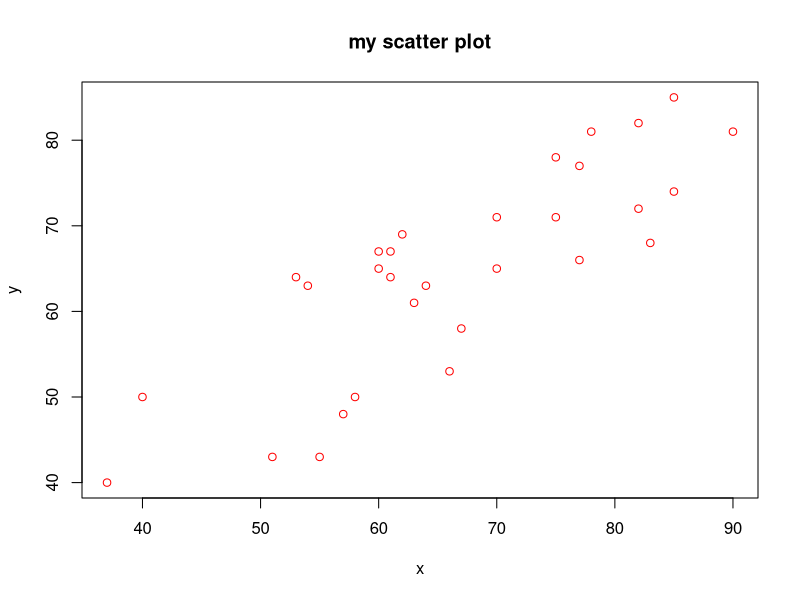
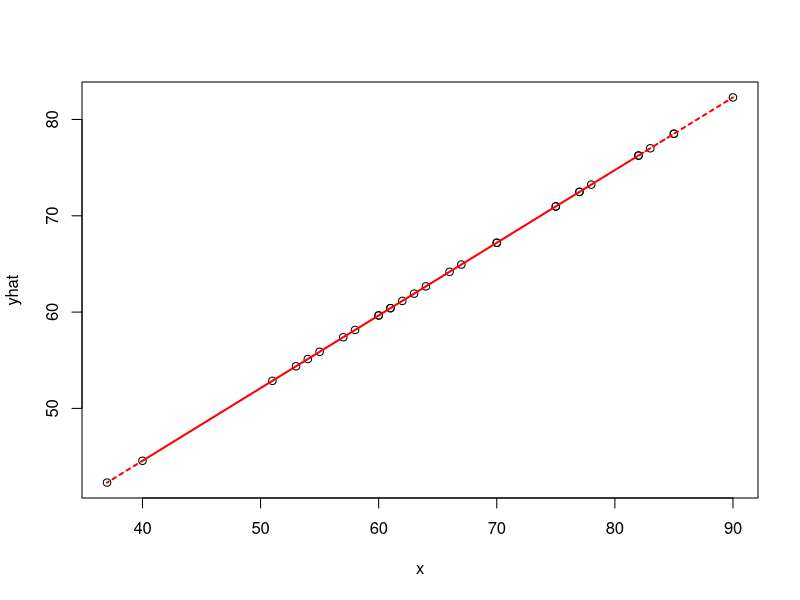
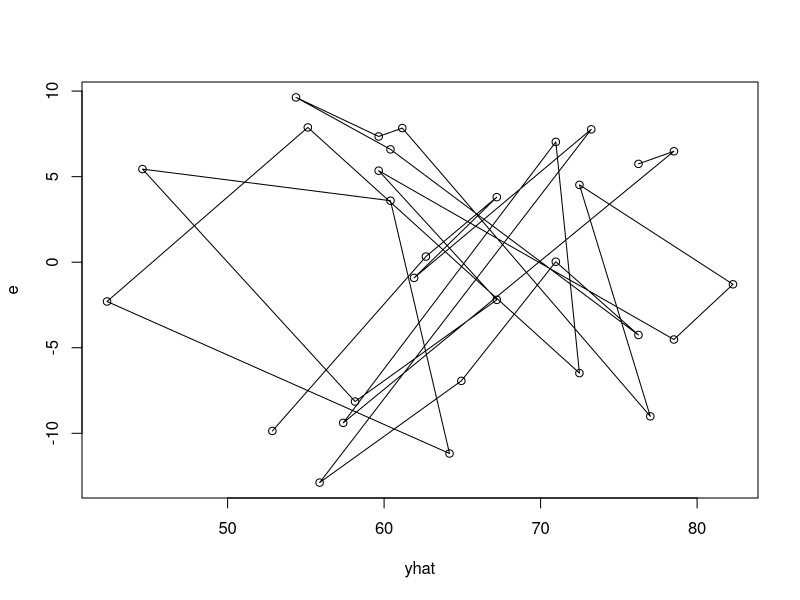
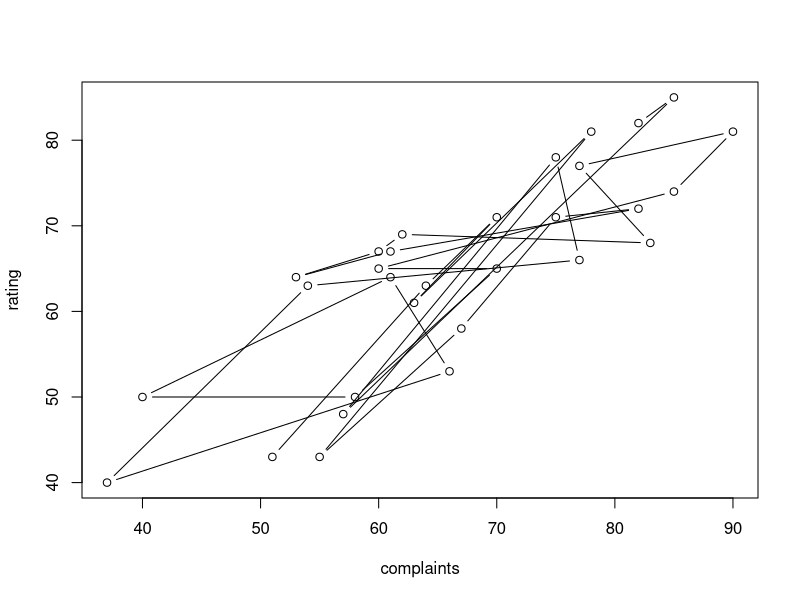
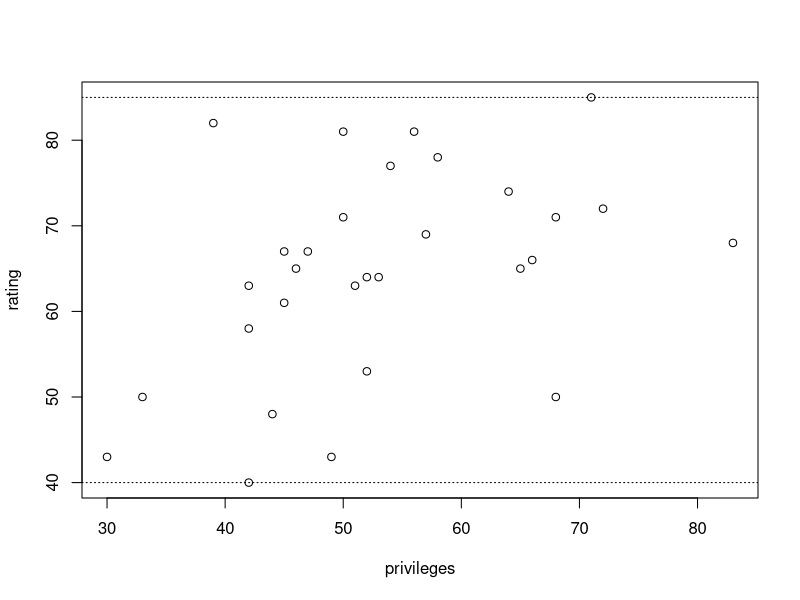
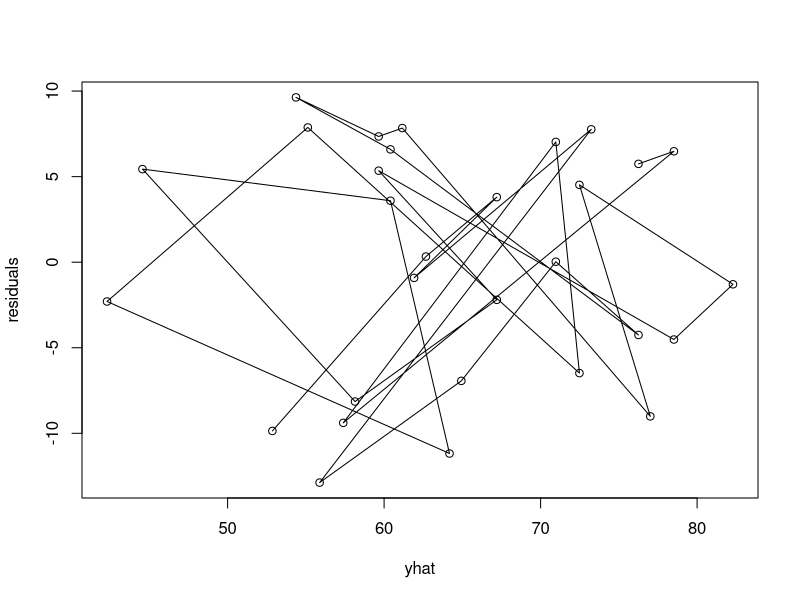
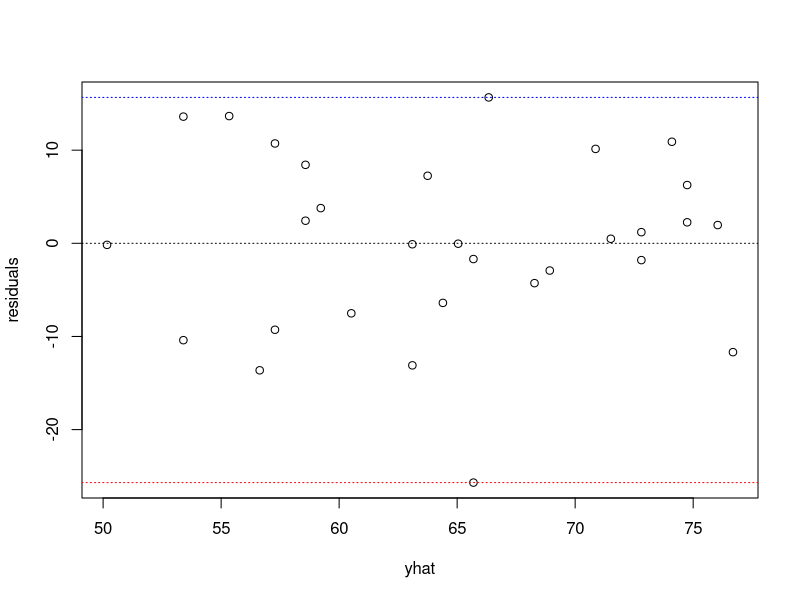

Here is the R script that generated these plots, in order:
## ---- chunk 1
knitr::opts_chunk$set(echo = TRUE)
## ---- chunk 2
head(attitude)
## ---- chunk 3
y<-attitude$rating
x<-attitude$complaints
my_fit<-lm(y~x)
my_fit
plot(x,y,main="my scatter plot",col = "red")
yhat<-my_fit$fitted.values
plot(x,yhat)
lines(x,yhat,col="red",lwd=2,lty=3)


## ---- chunk 4
res<-yhat
res

e<-my_fit$residuals

plot(yhat, e)
lines(yhat,e)
## ---- chunk 5
multipe.fit<-lm(rating~complaints+privileges,data = attitude)
attach(attitude)
plot(complaints,rating,type = "b")
plot(privileges,rating)
abline(h=((max(rating)*min(rating))/2),lty=3)
abline(h=max(rating),lty=3)
abline(h=min(rating),lty=3)


## ---- chunk 6
yhat<-my_fit$fitted.values
residuals<-my_fit$residuals

plot(yhat,residuals)
lines(yhat,residuals)
# 2 curve called 2nd degree parabola


## ---- chunk 7
my_fit<-lm(rating~learning)
yhat<-my_fit$fitted.values
residuals<-my_fit$residuals
max_residual<-max(residuals)
min_residual<-min(residuals)

plot(yhat,residuals)
abline(h=0,lty=3)
abline(h=max_residual,col="blue",lty=3)
abline(h=min_residual,col="red",lty=3)
